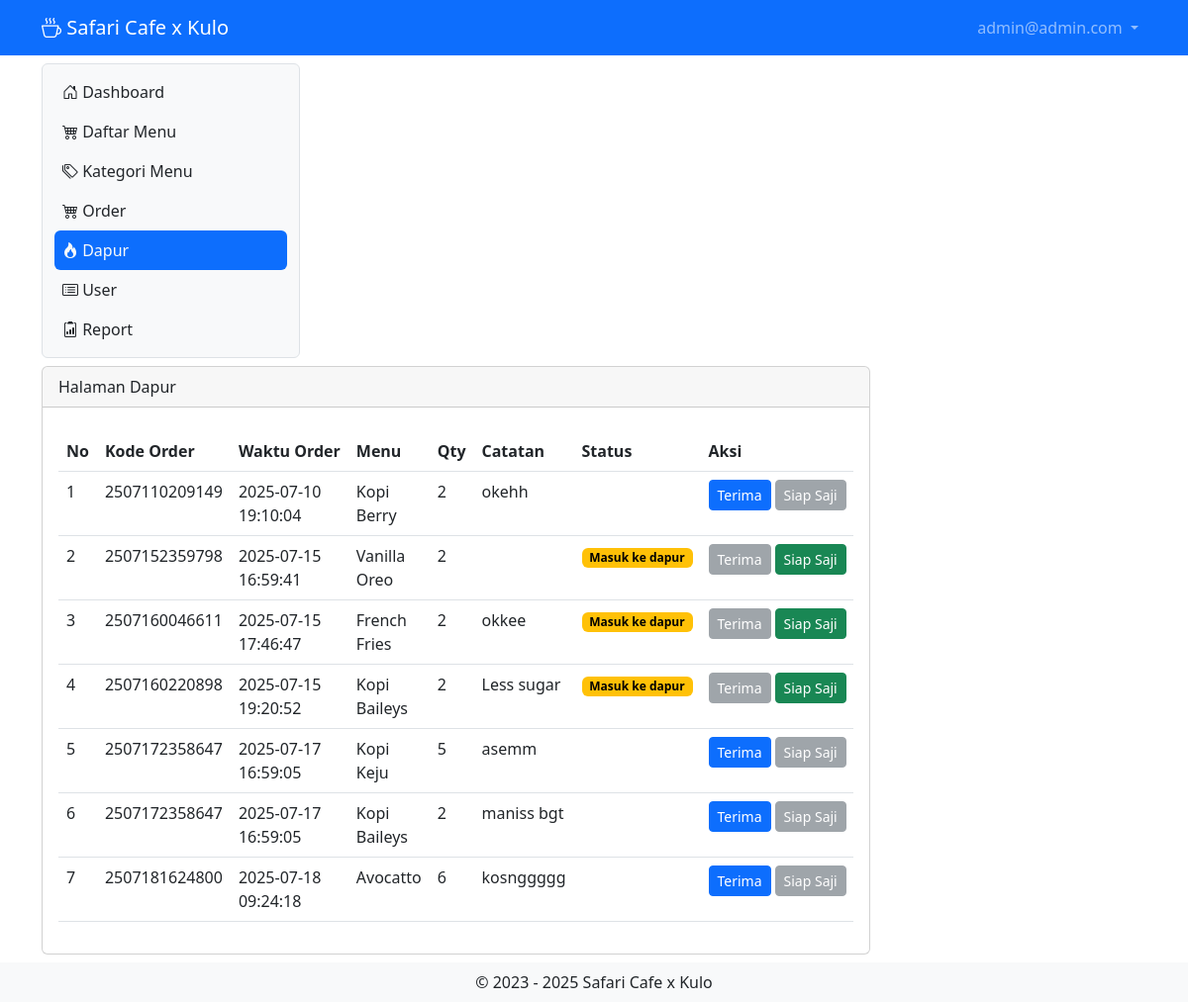
The page /dapur (signed in) on the database its author committed.
### tables this page shows
CREATE TABLE `tb_user` (
  `id` int(11) NOT NULL,
  `username` varchar(200) NOT NULL,
  `password` varchar(200) NOT NULL,
  `level` int(1) NOT NULL,
  `nama` varchar(200) NOT NULL,
  `nohp` varchar(15) NOT NULL,
  `alamat` varchar(300) NOT NULL
);

CREATE TABLE `tb_list_order` (
  `id_list_order` int(10) NOT NULL,
  `menu` int(10) NOT NULL,
  `kode_order` bigint(19) NOT NULL,
  `jumlah` int(10) NOT NULL,
  `catatan` varchar(300) NOT NULL,
  `status` int(10) NOT NULL
);

CREATE TABLE `tb_order` (
  `id_order` bigint(19) NOT NULL,
  `pelanggan` varchar(200) NOT NULL,
  `meja` int(10) NOT NULL,
  `pelayan` int(10) NOT NULL,
  `waktu_order` timestamp NOT NULL DEFAULT current_timestamp() ON UPDATE current_timestamp()
);

CREATE TABLE `tb_daftar_menu` (
  `id` int(10) NOT NULL,
  `foto` varchar(200) NOT NULL,
  `nama_menu` varchar(200) NOT NULL,
  `keterangan` varchar(200) NOT NULL,
  `kategori` int(10) NOT NULL,
  `harga` varchar(50) NOT NULL,
  `stok` varchar(50) NOT NULL
);

### dapur.php (the view, shortened to what this page needs)
<?php
include "proses/connect.php";
$query = mysqli_query($conn, "SELECT * FROM tb_list_order
    LEFT JOIN tb_order ON tb_order.id_order = tb_list_order.kode_order
    LEFT JOIN tb_daftar_menu ON tb_daftar_menu.id = tb_list_order.menu
    LEFT JOIN tb_bayar ON tb_bayar.id_bayar = tb_order.id_order
    ORDER BY waktu_order ASC");
while ($record = mysqli_fetch_array($query)) {
    $result[] = $record;
}
?>
<div class="col-lg-9 mt-2">
    <div class="card">
        <div class="card-header">
            Halaman Dapur
        </div>
        <div class="card-body">
            <?php
            if (empty($result)) {
                echo "Data menu makanan atau minuman tidak ada";
            } else {
                    ?>
                <div class="table-responsive mt-2">
                    <table class="table table-hover" id="example">
                        <thead>
                            <tr class="text-nowrap">
                                <th scope="col">No</th>
                                <th scope="col">Kode Order</th>
                                <th scope="col">Waktu Order</th>
                                <th scope="col">Menu</th>
                                <th scope="col">Qty</th>
                                <th scope="col">Catatan</th>
                                <th scope="col">Status</th>
                                <th scope="col">Aksi</th>
                            </tr>
                        </thead>
                        <tbody>
                            <?php
                            $no=1;
                            foreach ($result as $row) {
                                if ($row['status'] !=2){
                                ?>
                                <tr>
                                    <td>
                                        <?php echo $no++ ?>
                                    </td>
                                    <td>
                                        <?php echo $row['kode_order'] ?>
                                    </td>
                                    <td>
                                        <?php echo $row['waktu_order'] ?>
                                    </td>
                                    <td>
                                        <?php echo $row['nama_menu'] ?>
                                    </td>
                                    <td>
                                        <?php echo $row['jumlah'] ?>
                                    </td>
                                    <td>
                                        <?php echo $row['catatan'] ?>
                                    </td>
                                    <td>
                                        <?php
                                            if ($row['status']==1){
                                                echo "<span class='badge text-bg-warning'>Masuk ke dapur</span>";
                                            }elseif($row['status']==2){
                                                echo "<span class='badge text-bg-primary'>Siap saji</span>";
                                            }
                                        ?>
                                    </td>
                    </div>
                    <td>
                        <div class="d-flex">
                            <button
                                class="<?php echo (!empty($row['status'])) ? "btn btn-secondary disabled btn-sm me-1" : "btn btn-primary btn-sm me-1"; ?>"
                                data-bs-toggle="modal" data-bs-target="#terima<?php echo $row['id_list_order'] ?>">Terima</i></button>
                            <button
                                class="<?php echo (empty($row['status']) || $row['status']!=1) ? "btn btn-secondary btn-sm me-1 text-nowrap disabled" : "btn btn-success btn-sm me-1 text-nowrap"; ?>"
                                data-bs-toggle="modal" data-bs-target="#siapsaji<?php echo $row['id_list_order'] ?>">Siap Saji</button>
                        </div>
                    </td>
                    <?php
                            }
                        }
                            ?>
            <?php
            }
            ?>

### header.php (shortened to what this page needs)
<?php
include "proses/connect.php";
$query = mysqli_query($conn, "SELECT * FROM tb_user WHERE username ='$_SESSION[username_decafe]'");
?>
<nav class="navbar navbar-expand navbar-dark bg-primary sticky-top">
    <div class="container-lg">
        <a class="navbar-brand" href="."><i class="bi bi-cup-hot"></i> Safari Cafe x Kulo</a>
        <div class="collapse navbar-collapse justify-content-end" id="navbarNavDropdown">
            <ul class="navbar-nav">
                <li class="nav-item dropdown">
                    <a class="nav-link dropdown-toggle" href="#" role="button" data-bs-toggle="dropdown"
                        aria-expanded="false">
                        <?php echo $hasil['username']; ?>
                    </a>
                </li>
            </ul>
        </div>
    </div>
</nav>

### rows shown on the page
tb_user: username "admin@admin.com"
tb_list_order: kode_order "2507110209149", kode_order.waktu_order "2025-07-10 19:10:04", menu.nama_menu "Kopi Berry", jumlah "2", catatan "okehh"
tb_list_order: kode_order "2507152359798", kode_order.waktu_order "2025-07-15 16:59:41", menu.nama_menu "Vanilla Oreo", jumlah "2", status "Masuk ke dapur"
tb_list_order: kode_order "2507160046611", kode_order.waktu_order "2025-07-15 17:46:47", menu.nama_menu "French Fries", jumlah "2", catatan "okkee", status "Masuk ke dapur"
tb_list_order: kode_order "2507160220898", kode_order.waktu_order "2025-07-15 19:20:52", menu.nama_menu "Kopi Baileys", jumlah "2", catatan "Less sugar", status "Masuk ke dapur"
tb_list_order: kode_order "2507172358647", kode_order.waktu_order "2025-07-17 16:59:05", menu.nama_menu "Kopi Keju", jumlah "5", catatan "asemm"
tb_list_order: kode_order "2507172358647", kode_order.waktu_order "2025-07-17 16:59:05", menu.nama_menu "Kopi Baileys", jumlah "2", catatan "maniss bgt"
tb_list_order: kode_order "2507181624800", kode_order.waktu_order "2025-07-18 09:24:18", menu.nama_menu "Avocatto", jumlah "6", catatan "kosnggggg"
